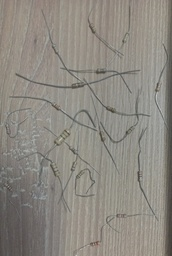
#> input picture assets/img/ImgRes/IMG_20230319_201515.jpg, 172 x 256 px, shrunk from 2120 x 3152 before the run, found by its file name
$ python preubaConteo.py
#> lines starting #> are read from the running program, lines starting #| are printed output that depends on the picture; after the words box and inside, x2 and y2 are one past the last pixel; in counts of white or black regions, pixels touching at a corner belong together
import numpy as np
import matplotlib.pyplot as plt
from PIL import Image
from skimage import filters

# Cargar la imagen
imagen = Image.open('assets\img\ImgRes\IMG_20230319_201515.jpg')
#> imagen is the input picture: PIL image 172x256 RGB; mean R, G, B 141.2, 137.1, 129.3

# Convertir a escala de grises
imagen = imagen.convert('L')
#> imagen: PIL image 172x256 L

# Tamaño de la imagen
width, height = imagen.size
#> width = 172; height = 256

# Filtro promedio 3x3
kernel = 9
filtro = np.ones((kernel, kernel)) / kernel**2

#valores = np.array([[-1,-1,-1],
 #                   [-1, 8,-1],
  #                  [-1,-1,-1]])

#filtro[:3, :3] = valores

#filtro[:3,:3] = [[-1,-1,-1],
#                 [-1,8,-1],
#                 [-1,-1,-1]]

# Crear una matriz de ceros con borde de tamaño del filtro
borde = filtro.shape[0] // 2
matriz = np.zeros((width + 2 * borde, height + 2 * borde))

# Rellenar la matriz con los valores de la imagen
for x in range(width):
    for y in range(height):
        matriz[x + borde, y + borde] = imagen.getpixel((x, y))
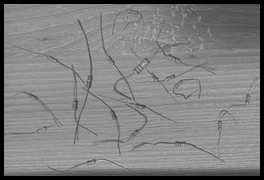
#> matriz: shape (180, 264) float64; min 0, max 199, mean 127.3

# Aplicar el filtro a cada píxel de la imagen
imagen_filt = Image.new('L', (width, height))
#> imagen_filt: PIL image 172x256 L; every value is 0
imagen_umb = Image.new('L', (width, height))
for x in range(width):
    for y in range(height):
        suma = 0
        for i in range(filtro.shape[0]):
            for j in range(filtro.shape[1]):
                suma += matriz[x + i, y + j] * filtro[i, j]
        # Asegurarse de que el valor esté en el rango [0, 255]
        valor = int(max(0, min(suma, 255)))
        imagen_umb.putpixel((x, y), valor)
        if imagen_umb.getpixel((x,y)) > 120:
            imagen_umb.putpixel((x,y),(0))
        else:
            imagen_umb.putpixel((x,y),(255))
        imagen_filt.putpixel((x, y), valor)
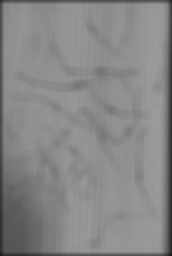
#> imagen_filt: PIL image 172x256 L; min 22, max 157, mean 134.5
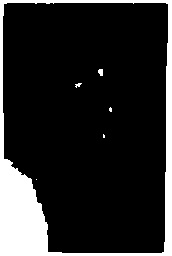
#> imagen_umb: PIL image 172x256 L; 15.1% white; 6 white regions (4 under 20 px), largest, box (x1, y1, x2, y2) and area: (0, 0, 172, 256) 6568, (98, 69, 103, 76) 29

# Mostrar las imágenes original y filtrada
imagen_fil = Image.new('L', (width, height))
for x in range(width):
   for y in range(height):
      imagen_fil.putpixel((x,y),(imagen.getpixel((x,y))-imagen_filt.getpixel((x,y))))
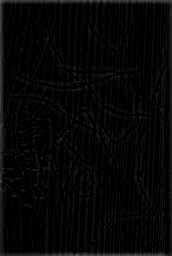
#> imagen_fil: PIL image 172x256 L; min 0, max 114, mean 6.1

# [19 lines of commented-out code are left out]

imagen.show()
imagen_filt.show()
imagen_umb.show()
imagen_fil.show()

$ run again, with assets/img/ImgRes/IMG_20230319_201235.jpg copied over assets/img/ImgRes/IMG_20230319_201515.jpg
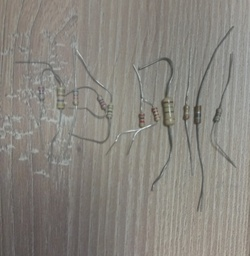
#> input picture assets/img/ImgRes/IMG_20230319_201235.jpg, 250 x 256 px, shrunk from 2333 x 2388 before the run, found by its file name
#> imagen is the input picture: PIL image 250x256 RGB; mean R, G, B 136.6, 133.3, 126.4
#> imagen: PIL image 250x256 L
#> after the loop `for x in range(width):`:
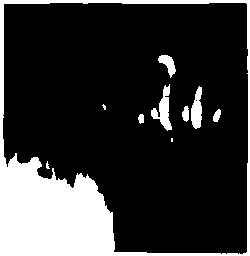
#> imagen_umb: PIL image 250x256 L; 20.2% white; 10 white regions (3 under 20 px), largest, box (x1, y1, x2, y2) and area: (0, 0, 250, 256) 11727, (151, 84, 172, 131) 426, (191, 86, 202, 129) 335
#> after the loop `for x in range(width):`:
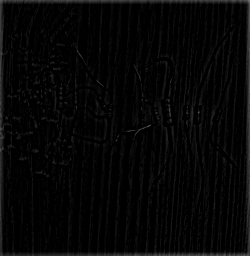
#> imagen_fil: PIL image 250x256 L; min 0, max 118, mean 5.8

$ run again, with assets/img/ImgRes/IMG_20230319_201303.jpg copied over assets/img/ImgRes/IMG_20230319_201515.jpg
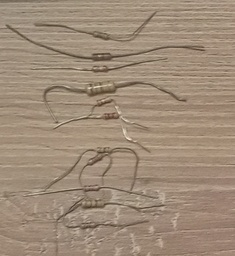
#> input picture assets/img/ImgRes/IMG_20230319_201303.jpg, 235 x 256 px, shrunk from 2215 x 2416 before the run, found by its file name
#> imagen is the input picture: PIL image 235x256 RGB; mean R, G, B 158.9, 139.8, 120.3
#> imagen: PIL image 235x256 L
#> after the loop `for x in range(width):`:
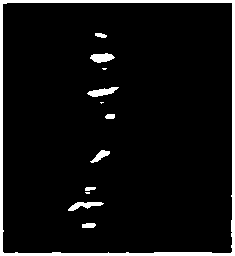
#> imagen_umb: PIL image 235x256 L; 6.4% white; 12 white regions (3 under 20 px), largest, box (x1, y1, x2, y2) and area: (0, 0, 235, 256) 3013, (87, 87, 119, 97) 173, (90, 53, 115, 63) 170
#> after the loop `for x in range(width):`:
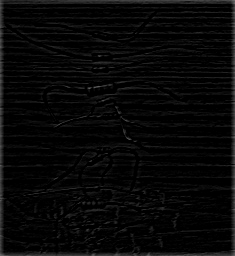
#> imagen_fil: PIL image 235x256 L; min 0, max 112, mean 7.5

$ run again, with assets/img/ImgRes/IMG_20230319_201312.jpg copied over assets/img/ImgRes/IMG_20230319_201515.jpg
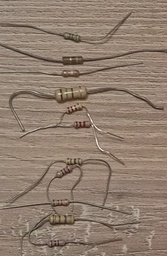
#> input picture assets/img/ImgRes/IMG_20230319_201312.jpg, 167 x 256 px, shrunk from 1961 x 3000 before the run, found by its file name
#> imagen is the input picture: PIL image 167x256 RGB; mean R, G, B 144.8, 126.5, 111.7
#> imagen: PIL image 167x256 L
#> after the loop `for x in range(width):`:
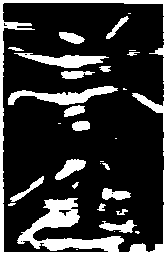
#> imagen_umb: PIL image 167x256 L; 22.1% white; 30 white regions (11 under 20 px), largest, box (x1, y1, x2, y2) and area: (0, 0, 167, 256) 5712, (8, 86, 118, 105) 885, (14, 53, 109, 68) 697
#> after the loop `for x in range(width):`:
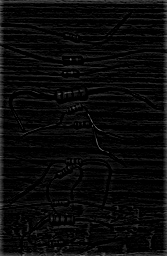
#> imagen_fil: PIL image 167x256 L; min 0, max 114, mean 9.6
